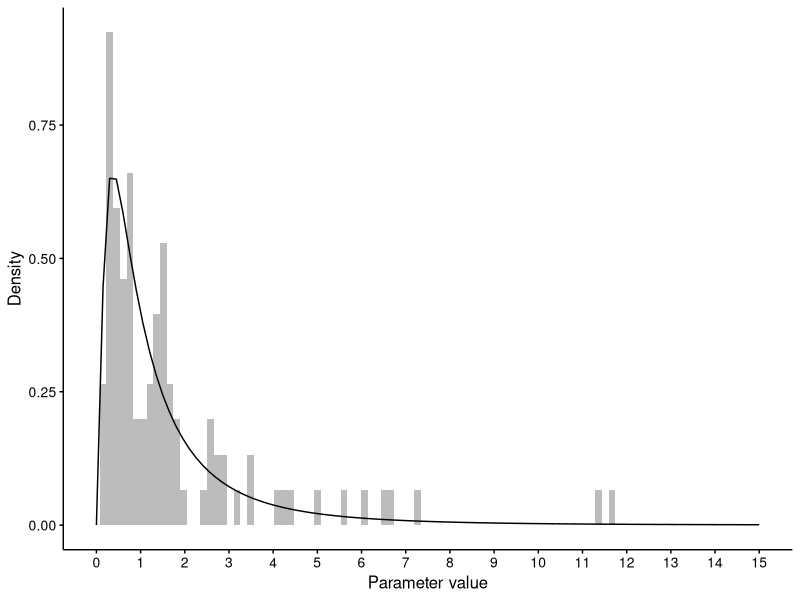

Source code (R):
library(ggplot2)

# I/O objects
output.dir <- "~/Documents/uoa/biogeo/validation/"
prefix <- "test"
param.name <- "parameter1"
n.sim <- 100 # number of simulations

# Setting up arbitrary simulation values, and making objects
ps <- rlnorm(20000, meanlog=0, sdlog=1) # plotting samples: default mean and sd in log scale, and =0 and 1, respectively
s <- rlnorm(n.sim, meanlog=0, sdlog=1) # actual samples
p.df <- data.frame(ps); names(p.df) <- "value"
df <- data.frame(s); names(df) <- "value"
r <- range(ps) # min and max from samples
xaxis.max <- 15

plot.1 <- ggplot(df, aes(x=value)) +
    geom_histogram(aes(y=stat(density)), alpha=.4, bins=100) +
    stat_function(fun=dlnorm,
                  args=list(r[1]:r[2], meanlog=mean(log(p.df$value)), sdlog=sd(log(p.df$value)))
                  ) +
    scale_x_continuous(breaks=seq(0, xaxis.max, by=1), limits=c(0, xaxis.max)) +
    xlab("Parameter value") + ylab("Density") + 
    theme(
        panel.grid.minor = element_blank(),
        panel.border = element_blank(),
        panel.background = element_blank(),
        plot.background = element_blank(),
        axis.line = element_line(),
        axis.ticks = element_line(color="black"),
        axis.text.x = element_text(color="black", size=10),
        axis.text.y = element_text(color="black", size=10),
        axis.title.x = element_text(size=12),
        axis.title.y = element_text(size=12)
    )
## plot.1 # uncomment and run to see graph

png(paste0(output.dir, prefix, "_", param.name, ".png"), width=10, height=6, unit="cm", res=300)
plot.1
dev.off()
